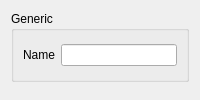
<?xml version="1.0" encoding="UTF-8"?>
<ui version="4.0">
 <class>Country</class>
 <widget class="QWidget" name="Country">
  <property name="windowTitle">
   <string>Country</string>
  </property>
  <property name="categoryTitle" stdset="0">
   <string>Country</string>
  </property>
  <property name="windowIcon">
   <iconset>
    <normaloff>:/images/country.png</normaloff>:/images/country.png</iconset>
  </property>
  <layout class="QVBoxLayout" name="verticalLayout_2">
   <item>
    <widget class="QGroupBox" name="groupBox_2">
     <property name="title">
      <string>Generic</string>
     </property>
     <layout class="QHBoxLayout" name="horizontalLayout">
      <item>
       <widget class="QLabel" name="nameLabel">
        <property name="text">
         <string>Name</string>
        </property>
        <property name="buddy">
         <cstring>cEdit</cstring>
        </property>
       </widget>
      </item>
      <item>
       <widget class="QLineEdit" name="cEdit"/>
      </item>
     </layout>
    </widget>
   </item>
   <item>
    <spacer name="verticalSpacer">
     <property name="orientation">
      <enum>Qt::Vertical</enum>
     </property>
    </spacer>
   </item>
  </layout>
 </widget>
 <resources>
  <include location="resources/country.qrc"/>
 </resources>
 <connections>
  <connection>
   <sender>cEdit</sender>
   <signal>textChanged(QString)</signal>
   <receiver>Country</receiver>
   <slot>property_c()</slot>
  </connection>
 </connections>
</ui>
